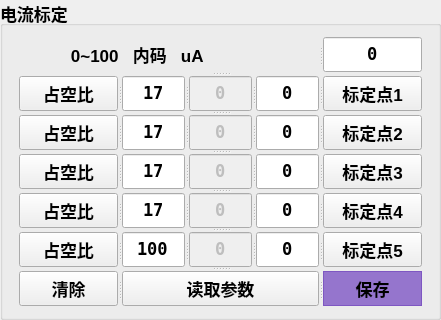
        <widget class="QGroupBox" name="groupBox_6">
         <property name="enabled">
          <bool>true</bool>
         </property>
         <property name="geometry">
          <rect>
           <x>10</x>
           <y>370</y>
           <width>441</width>
           <height>319</height>
          </rect>
         </property>
         <property name="maximumSize">
          <size>
           <width>16777215</width>
           <height>16777215</height>
          </size>
         </property>
         <property name="font">
          <font>
           <pointsize>13</pointsize>
           <weight>75</weight>
           <bold>true</bold>
          </font>
         </property>
         <property name="title">
          <string>电流标定</string>
         </property>
         <layout class="QGridLayout" name="gridLayout_5">
          <item row="0" column="0">
           <widget class="QSplitter" name="splitter_40">
            <property name="orientation">
             <enum>Qt::Vertical</enum>
            </property>
            <widget class="QSplitter" name="splitter_38">
             <property name="orientation">
              <enum>Qt::Horizontal</enum>
             </property>
             <widget class="QLabel" name="label_31">
              <property name="minimumSize">
               <size>
                <width>50</width>
                <height>35</height>
               </size>
              </property>
              <property name="maximumSize">
               <size>
                <width>16777215</width>
                <height>23</height>
               </size>
              </property>
              <property name="font">
               <font>
                <pointsize>13</pointsize>
               </font>
              </property>
              <property name="layoutDirection">
               <enum>Qt::RightToLeft</enum>
              </property>
              <property name="text">
               <string>           0~100   内码   uA</string>
              </property>
             </widget>
             <widget class="QLineEdit" name="lineEdit_13">
              <property name="maximumSize">
               <size>
                <width>99</width>
                <height>16777215</height>
               </size>
              </property>
              <property name="font">
               <font>
                <family>NSimSun</family>
                <pointsize>13</pointsize>
               </font>
              </property>
              <property name="text">
               <string>0</string>
              </property>
              <property name="alignment">
               <set>Qt::AlignCenter</set>
              </property>
             </widget>
            </widget>
            <widget class="QSplitter" name="splitter_32">
             <property name="minimumSize">
              <size>
               <width>310</width>
               <height>0</height>
              </size>
             </property>
             <property name="maximumSize">
              <size>
               <width>407</width>
               <height>35</height>
              </size>
             </property>
             <property name="orientation">
              <enum>Qt::Horizontal</enum>
             </property>
             <widget class="QPushButton" name="pushButton_38">
              <property name="sizePolicy">
               <sizepolicy hsizetype="Fixed" vsizetype="Fixed">
                <horstretch>0</horstretch>
                <verstretch>0</verstretch>
               </sizepolicy>
              </property>
              <property name="minimumSize">
               <size>
                <width>99</width>
                <height>35</height>
               </size>
              </property>
              <property name="maximumSize">
               <size>
                <width>99</width>
                <height>16777215</height>
               </size>
              </property>
              <property name="font">
               <font>
                <pointsize>13</pointsize>
                <weight>75</weight>
                <bold>true</bold>
               </font>
              </property>
              <property name="styleSheet">
               <string/>
              </property>
              <property name="text">
               <string>占空比</string>
              </property>
             </widget>
             <widget class="QLineEdit" name="lineEdit_27">
              <property name="sizePolicy">
               <sizepolicy hsizetype="Fixed" vsizetype="Fixed">
                <horstretch>0</horstretch>
                <verstretch>0</verstretch>
               </sizepolicy>
              </property>
              <property name="minimumSize">
               <size>
                <width>63</width>
                <height>35</height>
               </size>
              </property>
              <property name="maximumSize">
               <size>
                <width>63</width>
                <height>23</height>
               </size>
              </property>
              <property name="font">
               <font>
                <family>NSimSun</family>
                <pointsize>13</pointsize>
               </font>
              </property>
              <property name="text">
               <string>17</string>
              </property>
              <property name="alignment">
               <set>Qt::AlignCenter</set>
              </property>
             </widget>
             <widget class="QLineEdit" name="lineEdit_32">
              <property name="enabled">
               <bool>false</bool>
              </property>
              <property name="sizePolicy">
               <sizepolicy hsizetype="Fixed" vsizetype="Fixed">
                <horstretch>0</horstretch>
                <verstretch>0</verstretch>
               </sizepolicy>
              </property>
              <property name="minimumSize">
               <size>
                <width>63</width>
                <height>35</height>
               </size>
              </property>
              <property name="maximumSize">
               <size>
                <width>63</width>
                <height>23</height>
               </size>
              </property>
              <property name="font">
               <font>
                <family>NSimSun</family>
                <pointsize>13</pointsize>
               </font>
              </property>
              <property name="text">
               <string>0</string>
              </property>
              <property name="alignment">
               <set>Qt::AlignCenter</set>
              </property>
             </widget>
             <widget class="QLineEdit" name="lineEdit_37">
              <property name="sizePolicy">
               <sizepolicy hsizetype="Fixed" vsizetype="Fixed">
                <horstretch>0</horstretch>
                <verstretch>0</verstretch>
               </sizepolicy>
              </property>
              <property name="minimumSize">
               <size>
                <width>63</width>
                <height>35</height>
               </size>
              </property>
              <property name="maximumSize">
               <size>
                <width>63</width>
                <height>23</height>
               </size>
              </property>
              <property name="font">
               <font>
                <family>NSimSun</family>
                <pointsize>13</pointsize>
                <underline>false</underline>
               </font>
              </property>
              <property name="text">
               <string>0</string>
              </property>
              <property name="alignment">
               <set>Qt::AlignCenter</set>
              </property>
             </widget>
             <widget class="QPushButton" name="pushButton_46">
              <property name="sizePolicy">
               <sizepolicy hsizetype="Fixed" vsizetype="Fixed">
                <horstretch>0</horstretch>
                <verstretch>0</verstretch>
               </sizepolicy>
              </property>
              <property name="minimumSize">
               <size>
                <width>99</width>
                <height>35</height>
               </size>
              </property>
              <property name="maximumSize">
               <size>
                <width>99</width>
                <height>16777215</height>
               </size>
              </property>
              <property name="font">
               <font>
                <pointsize>13</pointsize>
                <weight>75</weight>
                <bold>true</bold>
               </font>
              </property>
              <property name="styleSheet">
               <string/>
              </property>
              <property name="text">
               <string>标定点1</string>
              </property>
             </widget>
            </widget>
            <widget class="QSplitter" name="splitter_33">
             <property name="orientation">
              <enum>Qt::Horizontal</enum>
             </property>
             <widget class="QPushButton" name="pushButton_39">
              <property name="sizePolicy">
               <sizepolicy hsizetype="Fixed" vsizetype="Fixed">
                <horstretch>0</horstretch>
                <verstretch>0</verstretch>
               </sizepolicy>
              </property>
              <property name="minimumSize">
               <size>
                <width>99</width>
                <height>35</height>
               </size>
              </property>
              <property name="maximumSize">
               <size>
                <width>99</width>
                <height>16777215</height>
               </size>
              </property>
              <property name="font">
               <font>
                <pointsize>13</pointsize>
                <weight>75</weight>
                <bold>true</bold>
               </font>
              </property>
              <property name="styleSheet">
               <string/>
              </property>
              <property name="text">
               <string>占空比</string>
              </property>
             </widget>
             <widget class="QLineEdit" name="lineEdit_28">
              <property name="sizePolicy">
               <sizepolicy hsizetype="Fixed" vsizetype="Fixed">
                <horstretch>0</horstretch>
                <verstretch>0</verstretch>
               </sizepolicy>
              </property>
              <property name="minimumSize">
               <size>
                <width>63</width>
                <height>35</height>
               </size>
              </property>
              <property name="maximumSize">
               <size>
                <width>63</width>
                <height>23</height>
               </size>
              </property>
              <property name="font">
               <font>
                <family>NSimSun</family>
                <pointsize>13</pointsize>
               </font>
              </property>
              <property name="text">
               <string>17</string>
              </property>
              <property name="alignment">
               <set>Qt::AlignCenter</set>
              </property>
             </widget>
             <widget class="QLineEdit" name="lineEdit_33">
              <property name="enabled">
               <bool>false</bool>
              </property>
              <property name="sizePolicy">
               <sizepolicy hsizetype="Fixed" vsizetype="Fixed">
                <horstretch>0</horstretch>
                <verstretch>0</verstretch>
               </sizepolicy>
              </property>
              <property name="minimumSize">
               <size>
                <width>63</width>
                <height>35</height>
               </size>
              </property>
              <property name="maximumSize">
               <size>
                <width>63</width>
                <height>23</height>
               </size>
              </property>
              <property name="font">
               <font>
                <family>NSimSun</family>
                <pointsize>13</pointsize>
               </font>
              </property>
              <property name="text">
               <string>0</string>
              </property>
              <property name="alignment">
               <set>Qt::AlignCenter</set>
              </property>
             </widget>
             <widget class="QLineEdit" name="lineEdit_41">
              <property name="sizePolicy">
               <sizepolicy hsizetype="Fixed" vsizetype="Fixed">
                <horstretch>0</horstretch>
                <verstretch>0</verstretch>
               </sizepolicy>
              </property>
              <property name="minimumSize">
               <size>
                <width>63</width>
                <height>35</height>
               </size>
              </property>
              <property name="maximumSize">
               <size>
                <width>63</width>
                <height>23</height>
               </size>
              </property>
              <property name="font">
               <font>
                <family>NSimSun</family>
                <pointsize>13</pointsize>
               </font>
              </property>
              <property name="text">
               <string>0</string>
              </property>
              <property name="frame">
               <bool>true</bool>
              </property>
              <property name="alignment">
               <set>Qt::AlignCenter</set>
              </property>
             </widget>
             <widget class="QPushButton" name="pushButton_45">
              <property name="sizePolicy">
               <sizepolicy hsizetype="Fixed" vsizetype="Fixed">
                <horstretch>0</horstretch>
                <verstretch>0</verstretch>
               </sizepolicy>
              </property>
              <property name="minimumSize">
               <size>
                <width>99</width>
                <height>35</height>
               </size>
              </property>
              <property name="maximumSize">
               <size>
                <width>99</width>
                <height>16777215</height>
               </size>
              </property>
              <property name="font">
               <font>
                <pointsize>13</pointsize>
                <weight>75</weight>
                <bold>true</bold>
               </font>
              </property>
              <property name="styleSheet">
               <string/>
              </property>
              <property name="text">
               <string>标定点2</string>
              </property>
             </widget>
            </widget>
            <widget class="QSplitter" name="splitter_34">
             <property name="orientation">
              <enum>Qt::Horizontal</enum>
             </property>
             <widget class="QPushButton" name="pushButton_40">
              <property name="sizePolicy">
               <sizepolicy hsizetype="Fixed" vsizetype="Fixed">
                <horstretch>0</horstretch>
                <verstretch>0</verstretch>
               </sizepolicy>
              </property>
              <property name="minimumSize">
               <size>
                <width>99</width>
                <height>35</height>
               </size>
              </property>
              <property name="maximumSize">
               <size>
                <width>99</width>
                <height>16777215</height>
               </size>
              </property>
              <property name="font">
               <font>
                <pointsize>13</pointsize>
                <weight>75</weight>
                <bold>true</bold>
               </font>
              </property>
              <property name="styleSheet">
               <string/>
              </property>
              <property name="text">
               <string>占空比</string>
              </property>
             </widget>
             <widget class="QLineEdit" name="lineEdit_29">
              <property name="sizePolicy">
               <sizepolicy hsizetype="Fixed" vsizetype="Fixed">
                <horstretch>0</horstretch>
                <verstretch>0</verstretch>
               </sizepolicy>
              </property>
              <property name="minimumSize">
               <size>
                <width>63</width>
                <height>35</height>
               </size>
              </property>
              <property name="maximumSize">
               <size>
                <width>63</width>
                <height>23</height>
               </size>
              </property>
              <property name="font">
               <font>
                <family>NSimSun</family>
                <pointsize>13</pointsize>
               </font>
              </property>
              <property name="text">
               <string>17</string>
              </property>
              <property name="alignment">
               <set>Qt::AlignCenter</set>
              </property>
             </widget>
             <widget class="QLineEdit" name="lineEdit_34">
              <property name="enabled">
               <bool>false</bool>
              </property>
              <property name="sizePolicy">
               <sizepolicy hsizetype="Fixed" vsizetype="Fixed">
                <horstretch>0</horstretch>
                <verstretch>0</verstretch>
               </sizepolicy>
              </property>
              <property name="minimumSize">
               <size>
                <width>63</width>
                <height>35</height>
               </size>
              </property>
              <property name="maximumSize">
               <size>
                <width>63</width>
                <height>23</height>
               </size>
              </property>
              <property name="font">
               <font>
                <family>NSimSun</family>
                <pointsize>13</pointsize>
               </font>
              </property>
              <property name="text">
               <string>0</string>
              </property>
              <property name="alignment">
               <set>Qt::AlignCenter</set>
              </property>
             </widget>
             <widget class="QLineEdit" name="lineEdit_40">
              <property name="sizePolicy">
               <sizepolicy hsizetype="Fixed" vsizetype="Fixed">
                <horstretch>0</horstretch>
                <verstretch>0</verstretch>
               </sizepolicy>
              </property>
              <property name="minimumSize">
               <size>
                <width>63</width>
                <height>35</height>
               </size>
              </property>
              <property name="maximumSize">
               <size>
                <width>63</width>
                <height>23</height>
               </size>
              </property>
              <property name="font">
               <font>
                <family>NSimSun</family>
                <pointsize>13</pointsize>
               </font>
              </property>
              <property name="text">
               <string>0</string>
              </property>
              <property name="alignment">
               <set>Qt::AlignCenter</set>
              </property>
             </widget>
             <widget class="QPushButton" name="pushButton_44">
              <property name="sizePolicy">
               <sizepolicy hsizetype="Fixed" vsizetype="Fixed">
                <horstretch>0</horstretch>
                <verstretch>0</verstretch>
               </sizepolicy>
              </property>
              <property name="minimumSize">
               <size>
                <width>99</width>
                <height>35</height>
               </size>
              </property>
              <property name="maximumSize">
               <size>
                <width>99</width>
                <height>16777215</height>
               </size>
              </property>
              <property name="font">
               <font>
                <pointsize>13</pointsize>
                <weight>75</weight>
                <bold>true</bold>
               </font>
              </property>
              <property name="styleSheet">
               <string/>
              </property>
              <property name="text">
               <string>标定点3</string>
              </property>
             </widget>
            </widget>
            <widget class="QSplitter" name="splitter_35">
             <property name="orientation">
              <enum>Qt::Horizontal</enum>
             </property>
             <widget class="QPushButton" name="pushButton_41">
              <property name="sizePolicy">
               <sizepolicy hsizetype="Fixed" vsizetype="Fixed">
                <horstretch>0</horstretch>
                <verstretch>0</verstretch>
               </sizepolicy>
              </property>
              <property name="minimumSize">
               <size>
                <width>99</width>
                <height>35</height>
               </size>
              </property>
              <property name="maximumSize">
               <size>
                <width>99</width>
                <height>16777215</height>
               </size>
              </property>
              <property name="font">
               <font>
                <pointsize>13</pointsize>
                <weight>75</weight>
                <bold>true</bold>
               </font>
              </property>
              <property name="styleSheet">
               <string/>
              </property>
              <property name="text">
               <string>占空比</string>
              </property>
             </widget>
             <widget class="QLineEdit" name="lineEdit_30">
              <property name="sizePolicy">
               <sizepolicy hsizetype="Fixed" vsizetype="Fixed">
                <horstretch>0</horstretch>
                <verstretch>0</verstretch>
               </sizepolicy>
              </property>
              <property name="minimumSize">
               <size>
                <width>63</width>
                <height>35</height>
               </size>
              </property>
              <property name="maximumSize">
               <size>
                <width>63</width>
                <height>23</height>
               </size>
              </property>
              <property name="font">
               <font>
                <family>NSimSun</family>
                <pointsize>13</pointsize>
               </font>
              </property>
              <property name="text">
               <string>17</string>
              </property>
              <property name="alignment">
               <set>Qt::AlignCenter</set>
              </property>
             </widget>
             <widget class="QLineEdit" name="lineEdit_35">
              <property name="enabled">
               <bool>false</bool>
              </property>
              <property name="sizePolicy">
               <sizepolicy hsizetype="Fixed" vsizetype="Fixed">
                <horstretch>0</horstretch>
                <verstretch>0</verstretch>
               </sizepolicy>
              </property>
              <property name="minimumSize">
               <size>
                <width>63</width>
                <height>35</height>
               </size>
              </property>
              <property name="maximumSize">
               <size>
                <width>63</width>
                <height>23</height>
               </size>
              </property>
              <property name="font">
               <font>
                <family>NSimSun</family>
                <pointsize>13</pointsize>
               </font>
              </property>
              <property name="text">
               <string>0</string>
              </property>
              <property name="alignment">
               <set>Qt::AlignCenter</set>
              </property>
             </widget>
             <widget class="QLineEdit" name="lineEdit_39">
              <property name="sizePolicy">
               <sizepolicy hsizetype="Fixed" vsizetype="Fixed">
                <horstretch>0</horstretch>
                <verstretch>0</verstretch>
               </sizepolicy>
              </property>
              <property name="minimumSize">
               <size>
                <width>63</width>
                <height>35</height>
               </size>
              </property>
              <property name="maximumSize">
               <size>
                <width>63</width>
                <height>23</height>
               </size>
              </property>
              <property name="font">
               <font>
                <family>NSimSun</family>
                <pointsize>13</pointsize>
               </font>
              </property>
              <property name="text">
               <string>0</string>
              </property>
              <property name="alignment">
               <set>Qt::AlignCenter</set>
              </property>
             </widget>
             <widget class="QPushButton" name="pushButton_47">
              <property name="sizePolicy">
               <sizepolicy hsizetype="Fixed" vsizetype="Fixed">
                <horstretch>0</horstretch>
                <verstretch>0</verstretch>
               </sizepolicy>
              </property>
              <property name="minimumSize">
               <size>
                <width>99</width>
                <height>35</height>
               </size>
              </property>
              <property name="maximumSize">
               <size>
                <width>99</width>
                <height>16777215</height>
               </size>
              </property>
              <property name="font">
               <font>
                <pointsize>13</pointsize>
                <weight>75</weight>
                <bold>true</bold>
               </font>
              </property>
              <property name="styleSheet">
               <string/>
              </property>
              <property name="text">
               <string>标定点4</string>
              </property>
             </widget>
            </widget>
            <widget class="QSplitter" name="splitter_36">
             <property name="orientation">
              <enum>Qt::Horizontal</enum>
             </property>
             <widget class="QPushButton" name="pushButton_42">
              <property name="sizePolicy">
               <sizepolicy hsizetype="Fixed" vsizetype="Fixed">
                <horstretch>0</horstretch>
                <verstretch>0</verstretch>
               </sizepolicy>
              </property>
              <property name="minimumSize">
               <size>
                <width>99</width>
                <height>35</height>
               </size>
              </property>
              <property name="maximumSize">
               <size>
                <width>99</width>
                <height>16777215</height>
               </size>
              </property>
              <property name="font">
               <font>
                <pointsize>13</pointsize>
                <weight>75</weight>
                <bold>true</bold>
               </font>
              </property>
              <property name="styleSheet">
               <string/>
              </property>
              <property name="text">
               <string>占空比</string>
              </property>
             </widget>
             <widget class="QLineEdit" name="lineEdit_31">
              <property name="sizePolicy">
               <sizepolicy hsizetype="Fixed" vsizetype="Fixed">
                <horstretch>0</horstretch>
                <verstretch>0</verstretch>
               </sizepolicy>
              </property>
              <property name="minimumSize">
               <size>
                <width>63</width>
                <height>35</height>
               </size>
              </property>
              <property name="maximumSize">
               <size>
                <width>63</width>
                <height>23</height>
               </size>
              </property>
              <property name="font">
               <font>
                <family>NSimSun</family>
                <pointsize>13</pointsize>
               </font>
              </property>
              <property name="text">
               <string>100</string>
              </property>
              <property name="alignment">
               <set>Qt::AlignCenter</set>
              </property>
             </widget>
             <widget class="QLineEdit" name="lineEdit_36">
              <property name="enabled">
               <bool>false</bool>
              </property>
              <property name="sizePolicy">
               <sizepolicy hsizetype="Fixed" vsizetype="Fixed">
                <horstretch>0</horstretch>
                <verstretch>0</verstretch>
               </sizepolicy>
              </property>
              <property name="minimumSize">
               <size>
                <width>63</width>
                <height>35</height>
               </size>
              </property>
              <property name="maximumSize">
               <size>
                <width>63</width>
                <height>23</height>
               </size>
              </property>
              <property name="font">
               <font>
                <family>NSimSun</family>
                <pointsize>13</pointsize>
               </font>
              </property>
              <property name="text">
               <string>0</string>
              </property>
              <property name="alignment">
               <set>Qt::AlignCenter</set>
              </property>
             </widget>
             <widget class="QLineEdit" name="lineEdit_38">
              <property name="sizePolicy">
               <sizepolicy hsizetype="Fixed" vsizetype="Fixed">
                <horstretch>0</horstretch>
                <verstretch>0</verstretch>
               </sizepolicy>
              </property>
              <property name="minimumSize">
               <size>
                <width>63</width>
                <height>35</height>
               </size>
              </property>
              <property name="maximumSize">
               <size>
                <width>63</width>
                <height>23</height>
               </size>
              </property>
              <property name="font">
               <font>
                <family>NSimSun</family>
                <pointsize>13</pointsize>
               </font>
              </property>
              <property name="text">
               <string>0</string>
              </property>
              <property name="alignment">
               <set>Qt::AlignCenter</set>
              </property>
             </widget>
             <widget class="QPushButton" name="pushButton_43">
              <property name="sizePolicy">
               <sizepolicy hsizetype="Fixed" vsizetype="Fixed">
                <horstretch>0</horstretch>
                <verstretch>0</verstretch>
               </sizepolicy>
              </property>
              <property name="minimumSize">
               <size>
                <width>99</width>
                <height>35</height>
               </size>
              </property>
              <property name="maximumSize">
               <size>
                <width>99</width>
                <height>16777215</height>
               </size>
              </property>
              <property name="font">
               <font>
                <pointsize>13</pointsize>
                <weight>75</weight>
                <bold>true</bold>
               </font>
              </property>
              <property name="styleSheet">
               <string/>
              </property>
              <property name="text">
               <string>标定点5</string>
              </property>
             </widget>
            </widget>
            <widget class="QSplitter" name="splitter_37">
             <property name="orientation">
              <enum>Qt::Horizontal</enum>
             </property>
             <widget class="QPushButton" name="pushButton_48">
              <property name="minimumSize">
               <size>
                <width>99</width>
                <height>35</height>
               </size>
              </property>
              <property name="maximumSize">
               <size>
                <width>99</width>
                <height>35</height>
               </size>
              </property>
              <property name="font">
               <font>
                <pointsize>13</pointsize>
                <weight>75</weight>
                <bold>true</bold>
               </font>
              </property>
              <property name="styleSheet">
               <string notr="true"/>
              </property>
              <property name="text">
               <string>清除</string>
              </property>
             </widget>
             <widget class="QPushButton" name="pushButton_49">
              <property name="minimumSize">
               <size>
                <width>99</width>
                <height>35</height>
               </size>
              </property>
              <property name="maximumSize">
               <size>
                <width>200</width>
                <height>35</height>
               </size>
              </property>
              <property name="font">
               <font>
                <pointsize>13</pointsize>
                <weight>75</weight>
                <bold>true</bold>
               </font>
              </property>
              <property name="styleSheet">
               <string notr="true"/>
              </property>
              <property name="text">
               <string>读取参数</string>
              </property>
             </widget>
             <widget class="QPushButton" name="pushButton_50">
              <property name="minimumSize">
               <size>
                <width>99</width>
                <height>35</height>
               </size>
              </property>
              <property name="maximumSize">
               <size>
                <width>99</width>
                <height>35</height>
               </size>
              </property>
              <property name="font">
               <font>
                <pointsize>13</pointsize>
                <weight>75</weight>
                <bold>true</bold>
               </font>
              </property>
              <property name="styleSheet">
               <string notr="true">QPushButton {
    background-color: #9575CD;  /* 柔和的薰衣草紫 */
    border: 1px solid #7E57C2;
    color: #000000;
}
QPushButton:hover { background-color: #7E57C2; }
QPushButton:pressed { background-color: #673AB7; }</string>
              </property>
              <property name="text">
               <string>保存</string>
              </property>
             </widget>
            </widget>
           </widget>
          </item>
         </layout>
        </widget>
